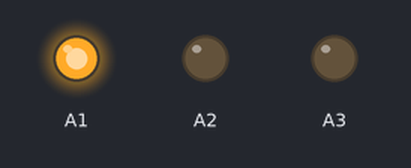
A sketch run on a simulated Arduino Nano, built with avr-gcc and run on an emulated ATmega328P. Parts: output pins drawn as LEDs (lit = HIGH).

Above: at 2.5 s.
At 5.5 s:
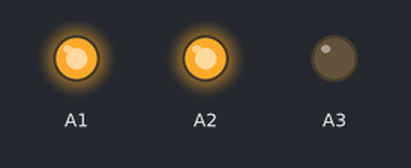
At 8.5 s:
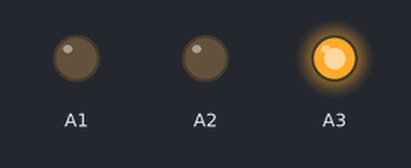
At 11.5 s:
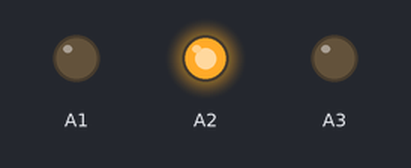
Timing chart, 0 to 15.6 s (numbered marks = the images above):
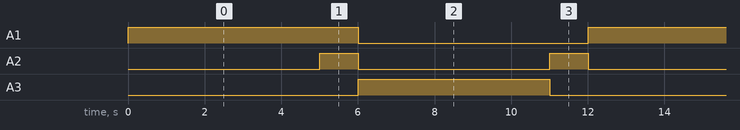

The sketch:

codeing.ino
```cpp
#include "ENGG1100.h"
FSMClass FSM1;
OutputClass DRed(A1);
OutputClass DAmber(A2);
OutputClass DGreen(A3);
TM1637DisplayClass LEDDisplay(D10,D11);
void setup()
{
Serial.begin(115200);
LEDDisplay.setBrightness(15);
FSM1.init(RED);
}
void loop()
{
FSM1.run();
}
void RED()
{
if(FSM1.doTask())
{
DRed.setHiLow(1);
DGreen.setHiLow(0);
DAmber.setHiLow(0);
}
if (FSM1.getTime() > 5000)  FSM1.transit(RED_AMBER);
}
void RED_AMBER()
{
if(FSM1.doTask())
{
DGreen.setHiLow(0);
DRed.setHiLow(1);
DAmber.setHiLow(1);
}
if (FSM1.getTime() > 1000)  FSM1.transit(GREEN);
}
void GREEN()
{
if(FSM1.doTask())
{
DGreen.setHiLow(1);
DAmber.setHiLow(0);
DRed.setHiLow(0);
}
if (FSM1.getTime() > 5000)  FSM1.transit(AMBER);
}
void AMBER()
{
if(FSM1.doTask())
{
DGreen.setHiLow(0);
DAmber.setHiLow(1);
DRed.setHiLow(0);
}
if (FSM1.getTime() > 1000)  FSM1.transit(RED);
}
```

CDTimerClass.cpp
```cpp
//
//
//

#include "CDTimerClass.h"


CDTimerClass CDTimer;

bool CDTimerClass::Start(long duration)
{
	m_Start = millis();
	m_time = duration;
	return true;
}

bool CDTimerClass::Start()
{
	return Start(0);
}

bool CDTimerClass::isDue(long duration)
{
	if (millis() >= m_Start + m_time + duration)
		return true;
	else
		return false;
}
long CDTimerClass::getTime()
{
	return millis() - m_Start;
}
bool CDTimerClass::isDue()
{
	return isDue(0);
}
```

CDTimerClass.h
```cpp
// Timer.h
//This Timer has two types.
//1. Count down timer:
//	Use Start(duration) to set count down and isDue to check wheather timer due or not.
//2. Normal Timer:
//  User Start() to start the timer, and isDue(duration) to check the duration.

#ifndef _CDTIMER_h
#define _CDTIMER_h

#if defined(ARDUINO) && ARDUINO >= 100
	#include "arduino.h"
#else
	#include "WProgram.h"
#endif

class CDTimerClass
{
 protected:
	unsigned long m_Start;	// set start millis
	unsigned long m_time = 0;	// set count down value.

 public:
	//Method 1.
	bool Start(long duration);
	bool isDue();
	//Method 2.
	bool Start();
	bool isDue(long duration);
	long getTime();


};

// one Object as a sample.
extern CDTimerClass CDTimer;

#endif
```

ENGG1100.h
```cpp
#ifndef _ENGG1100_h
#define _ENGG1100_h
#include "Arduino.h"

#define D0 0
#define D1 1
#define D2 2
#define D3 3
#define D4 4
#define D5 5
#define D6 6
#define D7 7
#define D8 8
#define D9 9
#define D10 10
#define D11 11
#define D12 12
#define D13 13

#include "UltrasoundSensorClass.h"
#include "FSMClass.h"
#include "MotorClass.h"
#include "TM1637DisplayClass.h"
#include "SensorClass.h"
#include "ServoClass.h"
#include "OutputClass.h"

#endif
```

FSMClass.cpp
```cpp
//
//
//

#include "FSMClass.h"

FSMClass FSM;

void FSMClass::init(fpState S)
{
	this->transit(S);
}

void FSMClass::transit(fpState S)
{
	m_fState = S;	// change function pointer.
	m_transited = true;
	m_timer.Start();
}

void FSMClass::run()
{
	if (m_transited == true)
		m_doTask = true;
	m_transited = false;
	m_fState();	// do task when function pointer change.
	m_doTask = false;
}

bool FSMClass::isDue(long duration)
{
	return m_timer.isDue(duration);
}
bool FSMClass::doTask()
{
	return m_doTask;
}

long FSMClass::getTime()
{
	return m_timer.getTime();
}
```

FSMclass.h
```cpp
// FSM.h
// Usage:
// 1. Declare a Finite state machine object : (code) FSMClass FSMSample
// 2. Create function as first state: (code) void FSMSampleState1(bool task)
// 2. Create function as second state: (code) void FSMSampleState2(bool task)
// 2.1 Take a look of the function sample
// 2. Initialize FSM in setup() function : (code)  FSMSample.init(FSMSampleState1);
// 3. Execute the FSM in run() function : FSMSample.run();

#ifndef _FSM_h
#define _FSM_h

#if defined(ARDUINO) && ARDUINO >= 100
#include "arduino.h"
#else
#include "WProgram.h"
#endif

#include "CDTimerClass.h"

typedef void(*fpState) (void);

class FSMClass
{
protected:
	fpState m_fState;	//Function pointer
	bool m_transited;	//Set to true when funtion pointer transited.
	bool m_doTask;
	CDTimerClass m_timer;
public:
	void init(fpState S);		// get initizlise function pointer.
	void transit(fpState S);	// transite state(change function pointer).
	void run();					// run the function pointer.
	bool isDue(long duration);	// check timer with duration.
	bool doTask();
	long getTime();
};

extern FSMClass FSM;
/*
//2.1 Take a State function sample
FSMClass FSMSample;
void FSMSampleState1(bool task)
{
if (task)	// this is required.
{
// Put what you want to do here.
}
//set condition to leave this state
if (FSMSample.getTime() == 1000)	// 1000ms = 1second
FSMSample.transit(FSMSampleState2)
}
void FSMSampleState2(bool task)
{
if (task)	// this is required.
{
// Put what you want to do here.
}
//set condition to leave this state
if (FSMSample.getTime() == 2000)	// 2000ms = 2second
FSMSample.transit(FSMSampleState1)
}
*/
#endif
```

MotorClass.cpp
```cpp
#include "Arduino.h"
#include "MotorClass.h"

MotorClass::MotorClass(int Spin, int Dpin)
{
  m_DPin = Dpin;
  m_SPin = Spin;
  m_Speed = 0;
  setProperties(255, -255);
  pinMode(m_DPin, OUTPUT);
  pinMode(m_SPin, OUTPUT);
  setSpeed(0);
}

void MotorClass::setSpeed(int SPEED)
{
	m_Speed = SPEED;
  if(m_Speed>m_maxSpeed)
    m_Speed = m_maxSpeed;
  if (m_Speed < m_minSpeed)
    m_Speed = m_minSpeed;
  if (m_Speed>=0)
  {
    analogWrite(m_SPin, m_Speed);
    digitalWrite(m_DPin, LOW);
  }else
  {
    analogWrite(m_SPin, 255+m_Speed);
    digitalWrite(m_DPin, HIGH);
  }
}
void MotorClass::setProperties(int maxSPEED, int minSPEED)
{
  m_maxSpeed = maxSPEED; m_minSpeed = minSPEED;
  setSpeed(m_Speed);
}

int MotorClass::getSpeed()
{
	return m_Speed;
}
```

MotorClass.h
```cpp
#ifndef _Motor_h
#define _Motor_h
#include "Arduino.h"

class MotorClass
{
protected:
    int m_DPin;	// Direction Pin
    int m_SPin;	// Speed Pin
    int m_maxSpeed;
    int m_minSpeed;
	int m_Speed;

  public:
    MotorClass(int Dpin, int Spin);
    void setSpeed(int SPEED);
    void setProperties(int maxSPEED, int minSPEED);
    int getSpeed();
};

#endif
```

OutputClass.cpp
```cpp
#include "Arduino.h"
#include "OutputClass.h"

OutputClass::OutputClass(int pin)
{
	m_Pin = pin;
  m_Value = 0;
  pinMode(m_Pin, OUTPUT);
  digitalWrite(m_Pin, LOW);
}

bool OutputClass::isValue()
{
  switch (m_Pin) {
    case 3:
    case 5:
    case 6:
    case 9:
    case 10:
    case 11:
      return true;
    break;
    default:
      return false;
    break;
  }
}

bool OutputClass::getHiLow()
{
  if(m_Value ==0)
    return false;
  return true;
}
int OutputClass::getValue()
{
  return m_Value;
}

void OutputClass::setHiLow(bool b)
{
  if(b == false)
  {
    digitalWrite(m_Pin, LOW);
    m_Value = 0;
  }else
  {
    digitalWrite(m_Pin, HIGH);
    m_Value = 1;
  }
}

bool OutputClass::setValue(int i)
{
  if (isValue())
  {
    m_Value = i;
    analogWrite(m_Pin, m_Value);
    return true;
  }
  return false;
}
```

OutputClass.h
```cpp
#ifndef _OutputClass_h
#define _OutputClass_h
#include "Arduino.h"


class OutputClass
{
protected:
    int m_Pin;	//
    int m_Value;
    bool isValue();

  public:
    OutputClass(int pin);
	  bool getHiLow();
    int getValue();
    void setHiLow(bool b);
    bool setValue(int i);
};

#endif
```

SensorClass.cpp
```cpp
#include "Arduino.h"
#include "SensorClass.h"

SensorClass::SensorClass(int pin)
{
	m_Pin = pin;
  pinMode(m_Pin, INPUT);
}

bool SensorClass::getHiLow()
{
	if (m_Pin == A6 || m_Pin == A7) {
		if (analogRead(m_Pin) > 512 ) return true;
		else return false;
	}
	else return digitalRead(m_Pin);

}

int SensorClass::getValue()
{
  switch (m_Pin) {
    case A0:
    case A1:
    case A2:
    case A3:
    case A4:
    case A5:
    case A6:
    case A7:
      return analogRead(m_Pin);
    break;
    default:
      return getHiLow();
    break;
  }
}
```

SensorClass.h
```cpp
#ifndef _Sensor_h
#define _Sensor_h
#include "Arduino.h"
// For IR Sensor, LED on = high, LEG off = low.

class SensorClass
{
protected:
    int m_Pin;	//

  public:
    SensorClass(int pin);
	  bool getHiLow();
    int getValue();
};

#endif
```

ServoClass.cpp
```cpp
#include "Arduino.h"
#include "ServoClass.h"

ServoClass::ServoClass(int pin)
{
	m_Pin = pin;
  m_Min = 0;
  m_Max = 180;
}

void ServoClass::init()
{
  m_Servo.attach(m_Pin);
}

void ServoClass::setValue(int value)
{
  if(value < m_Min)
    value = m_Min;
  else if (value > m_Max)
    value = m_Max;

  m_Servo.write(value);
}
```

ServoClass.h
```cpp
#ifndef _Servo_h
#define _Servo_h
#include "Arduino.h"
#include <Servo.h>

// For IR Sensor, LED on = high, LEG off = low.

class ServoClass
{
protected:
    int m_Pin;	//
    Servo m_Servo;
    int m_Min, m_Max;

  public:
    ServoClass(int pin);
    void init();
    void setValue(int value);
};

#endif
```

TM1637DisplayClass.cpp
```cpp
//CUHK-IE did some modification for ENGG1100 (2017-2018), 2017.07.18

//  Author: avishorp@gmail.com
//
//  This library is free software; you can redistribute it and/or
//  modify it under the terms of the GNU Lesser General Public
//  License as published by the Free Software Foundation; either
//  version 2.1 of the License, or (at your option) any later version.
//
//  This library is distributed in the hope that it will be useful,
//  but WITHOUT ANY WARRANTY; without even the implied warranty of
//  MERCHANTABILITY or FITNESS FOR A PARTICULAR PURPOSE.  See the GNU
//  Lesser General Public License for more details.
//
//  You should have received a copy of the GNU Lesser General Public
//  License along with this library; if not, write to the Free Software
//  Foundation, Inc., 51 Franklin St, Fifth Floor, Boston, MA  02110-1301  USA

extern "C" {
  #include <stdlib.h>
  #include <string.h>
  #include <inttypes.h>
}

#include "TM1637DisplayClass.h"
#include <Arduino.h>

#define TM1637_I2C_COMM1    0x40
#define TM1637_I2C_COMM2    0xC0
#define TM1637_I2C_COMM3    0x80

//
//      A
//     ---
//  F |   | B
//     -G-
//  E |   | C
//     ---
//      D
const uint8_t digitToSegment[] = {
 // XGFEDCBA
  0b00111111,    // 0
  0b00000110,    // 1
  0b01011011,    // 2
  0b01001111,    // 3
  0b01100110,    // 4
  0b01101101,    // 5
  0b01111101,    // 6
  0b00000111,    // 7
  0b01111111,    // 8
  0b01101111,    // 9
  0b01110111,    // A
  0b01111100,    // B
  0b00111001,    // C
  0b01011110,    // D
  0b01111001,    // E
  0b01110001     // F
  };

  //void TM1637DisplayClass::init( uint8_t pinClk, uint8_t pinDIO)
  void TM1637DisplayClass::init( uint8_t pinDIO,  uint8_t pinClk)
  {
	// Copy the pin numbers
	m_pinClk = pinClk;
	m_pinDIO = pinDIO;

	// Set the pin direction and default value.
	// Both pins are set as inputs, allowing the pull-up resistors to pull them up
    pinMode(m_pinClk, INPUT);
    pinMode(m_pinDIO,INPUT);
	digitalWrite(m_pinClk, LOW);
	digitalWrite(m_pinDIO, LOW);
  }

	void TM1637DisplayClass::setValue(int num)// leading zero = true;
  {
  	num = abs(num);
	  showNumberDec(num, true);
  }

  void TM1637DisplayClass::setDigit(int num, uint8_t pos)	//num = 1 digit only
  {
	  num = abs(num%10);
    if (pos<0)  pos = 0;
    if (pos>3) pos = 3;
	  showNumberDec(num, false, 1, pos);
  }

//TM1637DisplayClass::TM1637DisplayClass( uint8_t pinClk, uint8_t pinDIO)
TM1637DisplayClass::TM1637DisplayClass(  uint8_t pinDIO, uint8_t pinClk)
{
	// Copy the pin numbers
	m_pinClk = pinClk;
	m_pinDIO = pinDIO;

	// Set the pin direction and default value.
	// Both pins are set as inputs, allowing the pull-up resistors to pull them up
    pinMode(m_pinClk, INPUT);
    pinMode(m_pinDIO,INPUT);
	digitalWrite(m_pinClk, LOW);
	digitalWrite(m_pinDIO, LOW);
}

void TM1637DisplayClass::setBrightness(uint8_t brightness)
{
	m_brightness = brightness;
}

void TM1637DisplayClass::setColon(bool colon)
{
	m_colon = colon;
}

void TM1637DisplayClass::setSegments(const uint8_t segments[], uint8_t length, uint8_t pos)
{
    // Write COMM1
	start();
	writeByte(TM1637_I2C_COMM1);
	stop();

	// Write COMM2 + first digit address
	start();
	writeByte(TM1637_I2C_COMM2 + (pos & 0x03));

	// Write the data bytes
	for (uint8_t k=0; k < length; k++)
	  writeByte(segments[k]);

	stop();

	// Write COMM3 + brightness
	start();
	writeByte(TM1637_I2C_COMM3 + (m_brightness & 0x0f));
	stop();
}

void TM1637DisplayClass::showNumberDec(int num, bool leading_zero, uint8_t length, uint8_t pos)
{
	uint8_t digits[4];
	const static int divisors[] = { 1, 10, 100, 1000 };
	bool leading = true;

	for(int8_t k = 0; k < 4; k++) {
	    int divisor = divisors[4 - 1 - k];
		int d = num / divisor;

		if ( k == 1 && m_colon == true ){

			if (d == 0) {
			  if (leading_zero || !leading || (k == 3))
				digits[k] = 0x80 | encodeDigit(d);
			  else
				digits[k] = 0x80 | 0;
			}
			else {
				digits[k] = 0x80 | encodeDigit(d);
				num -= d * divisor;
				leading = false;
			}

		} else{
			if (d == 0) {
			  if (leading_zero || !leading || (k == 3))
				digits[k] = encodeDigit(d);
			  else
				digits[k] = 0;
			}
			else {
				digits[k] = encodeDigit(d);
				num -= d * divisor;
				leading = false;
			}
		}
	}

	setSegments(digits + (4 - length), length, pos);
}

void TM1637DisplayClass::bitDelay()
{
	delayMicroseconds(50);
}

void TM1637DisplayClass::start()
{
  pinMode(m_pinDIO, OUTPUT);
  bitDelay();
}

void TM1637DisplayClass::stop()
{
	pinMode(m_pinDIO, OUTPUT);
	bitDelay();
	pinMode(m_pinClk, INPUT);
	bitDelay();
	pinMode(m_pinDIO, INPUT);
	bitDelay();
}

bool TM1637DisplayClass::writeByte(uint8_t b)
{
  uint8_t data = b;

  // 8 Data Bits
  for(uint8_t i = 0; i < 8; i++) {
    // CLK low
    pinMode(m_pinClk, OUTPUT);
    bitDelay();

	// Set data bit
    if (data & 0x01)
      pinMode(m_pinDIO, INPUT);
    else
      pinMode(m_pinDIO, OUTPUT);

    bitDelay();

	// CLK high
    pinMode(m_pinClk, INPUT);
    bitDelay();
    data = data >> 1;
  }

  // Wait for acknowledge
  // CLK to zero
  pinMode(m_pinClk, OUTPUT);
  pinMode(m_pinDIO, INPUT);
  bitDelay();

  // CLK to high
  pinMode(m_pinClk, INPUT);
  bitDelay();
  uint8_t ack = digitalRead(m_pinDIO);
  if (ack == 0)
    pinMode(m_pinDIO, OUTPUT);


  bitDelay();
  pinMode(m_pinClk, OUTPUT);
  bitDelay();

  return ack;
}

uint8_t TM1637DisplayClass::encodeDigit(uint8_t digit)
{
	return digitToSegment[digit & 0x0f];
}
```

TM1637DisplayClass.h
```cpp
// (licence header left out)
#ifndef __TM1637DISPLAY__
#define __TM1637DISPLAY__

#include <inttypes.h>

#define SEG_A   0b00000001
#define SEG_B   0b00000010
#define SEG_C   0b00000100
#define SEG_D   0b00001000
#define SEG_E   0b00010000
#define SEG_F   0b00100000
#define SEG_G   0b01000000

class TM1637DisplayClass {

public:
  //! @param pinClk - The number of the digital pin connected to the clock pin of the module
  //! @param pinDIO - The number of the digital pin connected to the DIO pin of the module
  TM1637DisplayClass(uint8_t pinClk, uint8_t pinDIO);

  //! Sets the brightness of the display.
  //!
  //! The setting takes effect when a command is given to change the data being
  //! displayed.
  //!
  //! @param brightness A number from 0 (lowes brightness) to 7 (highest brightness)
  void setBrightness(uint8_t brightness);

  void setColon ( bool colon);
  void setSegments(const uint8_t segments[], uint8_t length = 4, uint8_t pos = 0);


  //! Displayes a decimal number
  void showNumberDec(int num, bool leading_zero = false, uint8_t length = 4, uint8_t pos = 0);
  //! Translate a single digit into 7 segment code
  uint8_t encodeDigit(uint8_t digit);

  void init( uint8_t pinClk, uint8_t pinDIO);

  void setValue(int num);			// leading zero = true;

  void setDigit(int num, uint8_t pos = 0);	//num = 1 digit only

protected:
   void bitDelay();

   void start();

   void stop();

   bool writeByte(uint8_t b);

private:
	uint8_t m_pinClk;
	uint8_t m_pinDIO;
	uint8_t m_brightness;
	bool m_colon;

};

#endif // __TM1637DISPLAY__
```

UltrasoundSensorClass.cpp
```cpp
//
//
//

#include "UltrasoundSensorClass.h"

UltrasoundSensorClass::UltrasoundSensorClass(uint8_t Pecho, uint8_t Ptrig)
{
	this->m_Pecho = Pecho;
	this->m_Ptrig = Ptrig;
	pinMode(this->m_Ptrig, OUTPUT);
	pinMode(this->m_Pecho, INPUT);
}

void UltrasoundSensorClass::setTimeout(unsigned long timeout)
{
	this->m_Timeout = timeout;
}

float UltrasoundSensorClass::getDistance()
{
		this->trigger();
		state = LOW;
		pre_state = state;
		//return pulseIn(m_Pecho, HIGH);
		//*
		do {
			state = digitalRead(m_Pecho);
			if (state == HIGH && pre_state == LOW)
			{
				stime = micros();
			}
			else if (stime>0 && state == LOW && pre_state == HIGH)
			{
				etime = micros();
				return (etime - stime)*0.017;
			}
			pre_state = state;
		} while (micros() <= time + m_Timeout);
		//*/
		//timeout result.
   delay(100);
		return 999;
}


bool UltrasoundSensorClass::trigger()
{
	etime = 0;
	stime = 0;
	//init a trig pulse for 10us
	digitalWrite(m_Ptrig, HIGH);
	//log time
	delayMicroseconds(10);
	digitalWrite(m_Ptrig, LOW);
	time = micros();
	return false;
}
```

UltrasoundSensorClass.h
```cpp
// UltrasoundSensorClass.h

#ifndef _ULTRASOUNDSENSOR_h
#define _ULTRASOUNDSENSOR_h

#if defined(ARDUINO) && ARDUINO >= 100
	#include "arduino.h"
#else
	#include "WProgram.h"
#endif

class UltrasoundSensorClass
{
 protected:
	 uint8_t m_Pecho;
	 uint8_t m_Ptrig;
	 unsigned long m_Timeout = 30000;
	 unsigned long time, stime, etime;
	 bool state, pre_state = LOW;
	 bool trigger();

 public:
  UltrasoundSensorClass(uint8_t Pecho, uint8_t Ptrig);
//	void init(uint8_t Pecho, uint8_t Ptrig );
	void setTimeout(unsigned long timeout);
	float getDistance();	//Return calculated distance (cm) or -1 if timeout.
	//By Calculation, the speed of sound is 340m/s.
	// The max range is ~4m
	// maximum delay time should be 4*2/340 = 23(ms) ~25000microsecond
	// Distance(cm) traveled in 1microsecond = (340/2)*100 /1,000,000
};


#endif
```

Measured:
- by itself, A1: alternates HIGH for 6.0 s and LOW for 6.0 s
- by itself, A2: alternates HIGH for 1.0 s and LOW for 5.0 s
- by itself, A3: alternates HIGH for 5.0 s and LOW for 7.0 s
